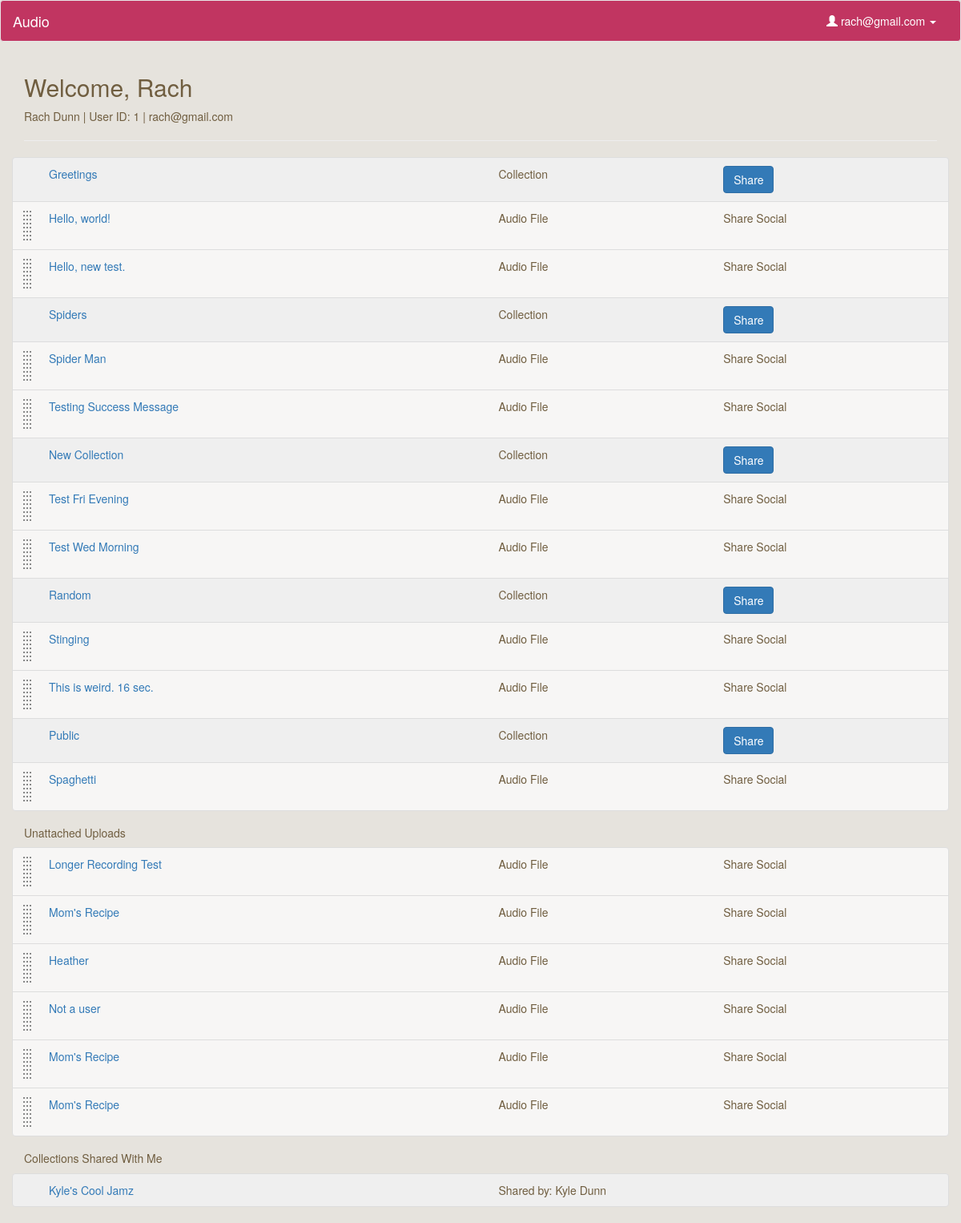
Before: /profile (signed in) with the older database file.
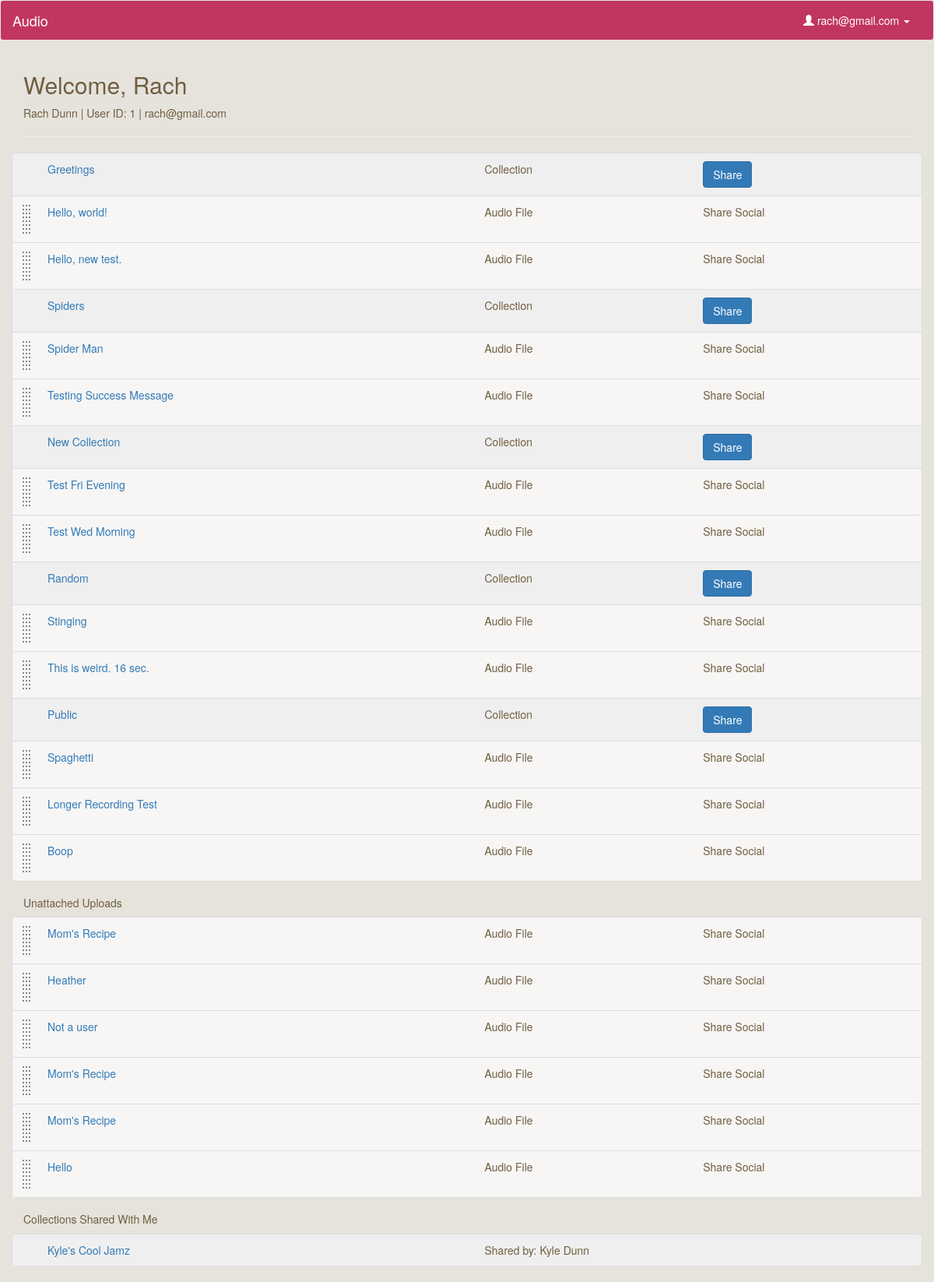
After: the same page with the newer database file.
### model.py (models this page shows, shortened)
class User(db.Model):
    __tablename__ = "Users"
    id = db.Column(db.Integer, autoincrement=True, primary_key=True)
    email = db.Column(db.String(100), nullable=False)
    password = db.Column(db.String(50), nullable=False)
    first_name = db.Column(db.String(50), nullable=False)
    last_name = db.Column(db.String(50), nullable=False)

class Collection(db.Model):
    __tablename__ = "Collections"
    id = db.Column(db.Integer, autoincrement=True, primary_key=True)
    user_id = db.Column(db.Integer, db.ForeignKey('Users.id'), nullable=False)
    title = db.Column(db.String, nullable=False, default='Untitled Collection')
    user = db.relationship("User", backref=db.backref("collections", order_by=id))

class CollectionsUploads(db.Model):
    __tablename__ = "CollectionsUploads"
    id = db.Column(db.Integer, autoincrement=True, primary_key=True)
    collection_id = db.Column(db.Integer, db.ForeignKey('Collections.id'), nullable=False)
    upload_id = db.Column(db.Integer, db.ForeignKey('Uploads.id'), nullable=False)
    collection = db.relationship("Collection", backref=db.backref("collectionsuploads", order_by=id))
    upload = db.relationship("Upload", backref=db.backref("collectionsuploads", order_by=id))

class Upload(db.Model):
    __tablename__ = "Uploads"
    id = db.Column(db.Integer, autoincrement=True, primary_key=True)
    user_id = db.Column(db.Integer, db.ForeignKey('Users.id'), nullable=False)
    title = db.Column(db.String, nullable=False, default='Untitled')
    path = db.Column(db.String(50))
    mimetype = db.Column(db.String(50), default='wav') # wav, jpg, mp3
    datetime = db.Column(db.DateTime, default=db.func.now(), onupdate=db.func.now()) # set datetime to current timestamp
    transcript = db.Column(db.Text)
    user = db.relationship("User", backref=db.backref("uploads", order_by=id))

class CollectionsUsers(db.Model):
    __tablename__ = "CollectionsUsers"
    id = db.Column(db.Integer, autoincrement=True, primary_key=True)
    collection_id = db.Column(db.Integer, db.ForeignKey('Collections.id'), nullable=False)
    user_id = db.Column(db.Integer, db.ForeignKey('Users.id'), nullable=False)
    collection = db.relationship("Collection", backref=db.backref("collectionsusers", order_by=id))
    user = db.relationship("User", backref=db.backref("collectionsusers", order_by=id))

### server.py (the view)
@app.route('/profile')
def user_page():
	"""Show more information about the single user logged in."""
	if 'email' in session: # if logged in
		user_email = session['email']
		user = User.query.filter_by(email=user_email).first()
		user_uploads = user.uploads
		user_collections = user.collections
		user_cu = []
		for collection in user_collections:
			cu = collection.collectionsuploads
			for i in cu:
				user_cu.append(i.upload_id)
		singleuploads = []
		for i in user_uploads:
			if i.id not in user_cu:
				singleuploads.append(i)
		return render_template("profile2.html", user=user, singleuploads=singleuploads)
	else:
		flash('You must be logged in to view files')
		return redirect('/login')

### templates/profile2.html (shortened to what this page needs)
{% extends 'base.html' %}
{% block content %}
    <h2>Welcome, {{ user.first_name }}</h2>
    <p>{{ user.first_name }} {{ user.last_name }} | User ID: {{ user.id }} | {{ user.email }}</p>
    <hr>
    <div class="file-box">
        <ul class="list-group">
            {% if user.collections %}
                {% for collection in user.collections %}
                    <li class="droppable list-group-item collection row" collection-id="{{ collection.id }}">
                        <div class="name col-sm-6"><a href="/collection/{{ collection.id }}">{{ collection.title }}</a></div>
                        <div class="type col-sm-3">Collection</div>
                        <div class="share col-sm-3">
                            <button type="button" class="btn btn-primary" data-toggle="modal" data-target="#share-{{ collection.id }}">
                              Share
                            </button>
                        </div>
                    </li>
                    {% for cu in collection.collectionsuploads %}
                        <li class="draggable upload list-group-item row" upload-id="{{ cu.upload.id }}">
                            <div class="name col-sm-6"><a href="/listen/{{ cu.upload.id }}">{{ cu.upload.title }}</a></div>
                            <div class="type col-sm-3">Audio File</div>
                            <div class="share col-sm-3">Share Social</div>
                        </li>
                    {% endfor %}
                {% endfor %}
            {% endif %}
        </ul>
    </div>
    {% if singleuploads %}
    <h5>Unattached Uploads</h5>
    <div class="file-box">
        <ul class="list-group">
            {% for upload in singleuploads %}
                <li class="draggable upload list-group-item row" upload-id="{{ upload.id }}">
                    <div class="name col-sm-6"><a href="/listen/{{ upload.id }}">{{ upload.title }}</a></div>
                    <div class="type col-sm-3">Audio File</div>
                    <div class="share col-sm-3">Share Social</div>
                </li>
            {% endfor %}
        </ul>
    </div>
    {% endif %}
    {% if user.collectionsusers %}
    <h5>Collections Shared With Me</h5>
    <div class="file-box">
        <ul class="list-group">
            {% for collection in user.collectionsusers %}
                <li class="list-group-item collection row">
                    <div class="name col-sm-6"><a href="/collection/{{ collection.collection.id }}">{{ collection.collection.title }}</a></div>
                    <div class="col-sm-6">Shared by: {{ collection.collection.user.first_name }} {{ collection.collection.user.last_name }}</div>
                </li>
            {% endfor %}
        </ul>
    </div>
    {% endif %}
{% endblock %}

### templates/base.html (shortened to what this page needs)
<!DOCTYPE html>
<html lang="en">
  <head>
    <link rel="stylesheet" href="https://maxcdn.bootstrapcdn.com/bootstrap/3.3.4/css/bootstrap.min.css">
    <link rel="stylesheet" href="/static/css/style.css"/>
    <link rel="stylesheet" href="https://ajax.googleapis.com/ajax/libs/jqueryui/1.11.4/themes/smoothness/jquery-ui.css">
  </head>
  <body>
    <nav class="navbar navbar-default">
      <div class="container-fluid">
        <div class="navbar-header">
          <a class="navbar-brand" href="/">Audio</a>
        </div>
        <div class="collapse navbar-collapse" id="bs-example-navbar-collapse-1">
          <ul class="nav navbar-nav navbar-right">
            {% if 'email' in session %}
              <li class="dropdown">
                <a href="#" class="dropdown-toggle" data-toggle="dropdown" role="button" aria-expanded="false"><span class="glyphicon glyphicon-user" aria-hidden="true"></span> {{ session['email'] }} <span class="caret"></span></a>
              </li>
            {% else %}
              <li><a href="/login">Login</a></li>
              <li><a href="/signup">Sign Up</a></li>
            {% endif %}
          </ul>
        </div>
      </div>
    </nav>
    <div class="container">
    	{% block content %}{% endblock %}
    </div>
  </body>
</html>

### static/css/style.css (style rules this page uses)
.navbar-default { background-color: #C13561; color: #fff; }
.navbar-default a, .navbar-default .navbar-brand, .navbar-default .navbar-nav>li>a { color: #fff; }
body { background-color: #E6E3DD; color: #705E40; }
.draggable { background: url('/static/img/drag-drop.png') no-repeat 10px center rgba(255,255,255,0.7); clear: both; display: block; min-height: 61px; padding-left: 30px; }
.collection { background-color: #efefef !important; padding-left: 30px; }

Changed rows visible on the page:
no longer on this page (row unchanged): Upload: title "Longer Recording Test"
added CollectionsUploads: upload "Longer Recording Test", shown under Collection "Public"
added CollectionsUploads: upload "Boop", shown under Collection "Public"
added Upload: title "Hello"
